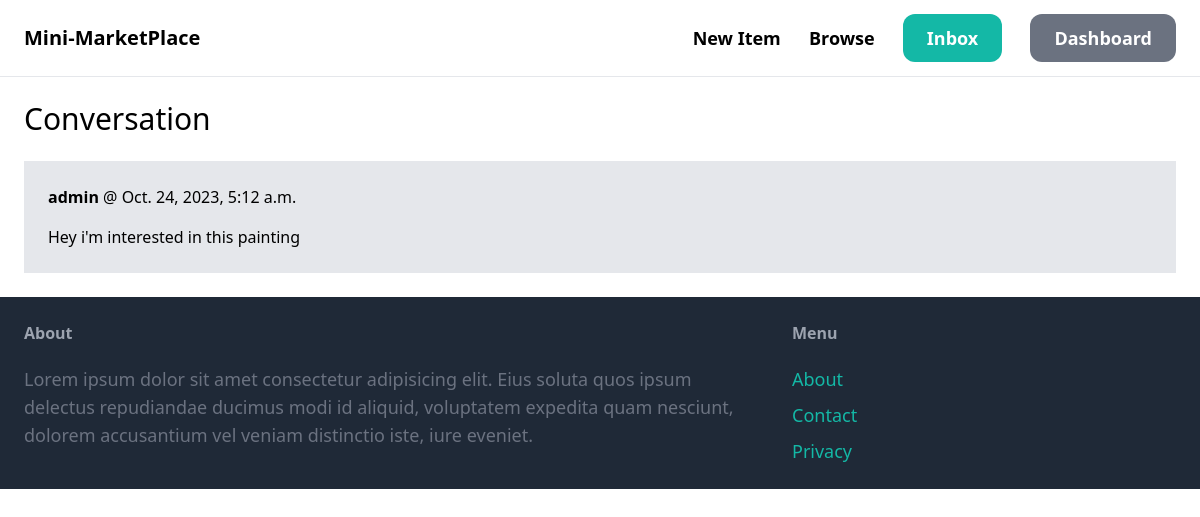
The page /inbox/2/ (signed in) on the database its author committed.
### conversation/models.py (models this page shows)
class ConversationMessage(models.Model):
    conversation = models.ForeignKey(Conversation, related_name="message", on_delete=models.CASCADE)
    content = models.TextField()
    created_at = models.DateTimeField(auto_now_add=True)
    created_by = models.ForeignKey(User, related_name="created_message", on_delete=models.CASCADE)

### conversation/views.py (the view)
# urls.py: path('<int:pk>/', views.detail, name='detail'),
@login_required
def detail(request, pk):
    conversation = Conversation.objects.filter(members__in=[request.user.id]).get(pk=pk)
    return render(request, 'conversation/detail.html', {
        'conversation':conversation
    })

### conversation/templates/conversation/detail.html
{% extends "core/base.html" %} {% block title %} Conversation {% endblock %}
{% block content %}
<h1 class="mb-6 text-3xl">Conversation</h1>
<div class="space-y-6 bg-gray-200">
  {% for message in conversation.message.all %}
  <div class="p-6 flex bg-gray-10 rounded-xl">
        <div>
            <p class="mb-4"><strong>{{message.created_by.username}}</strong> @ {{message.created_at}}</p>
            <p>{{message.content}}</p>
        </div>
  </div>
  {% endfor %}
</div>
{% endblock %}

### rows shown on the page
ConversationMessage: created_by.username "admin", created_at "Oct. 24, 2023, 5:12 a.m.", content "Hey i'm interested in this painting"
